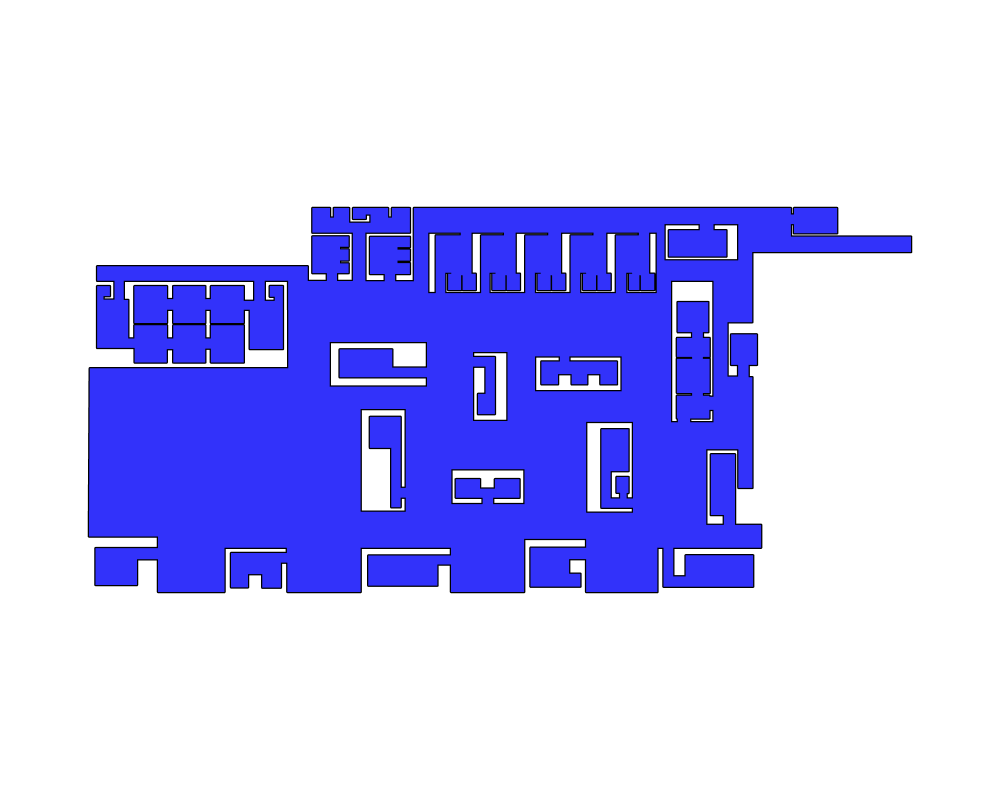

Notebook code for this chart:
### Code cell
Topology.Show(plan_analysis,
              camera=[0,0,5],
              faceColor=[50,50,250],
              faceOpacity=1,
              edgeColor="black",
              edgeWidth=5,
              backgroundColor="white",
              width=1000,
              height=800,
              renderer = renderer)

### Figure 1 — Plotly figure (JSON) as saved in the notebook; plotly's stock layout.template omitted (floating-point values rounded to 4 significant figures; data arrays with more than 128 entries replaced by an {"elided": "..."} marker saying what was removed)
{"data": [{"customdata": {"elided": "464 str values"}, "hoverinfo": "text", "hovertemplate": {"elided": "464 str values"}, "hovertext": {"elided": "464 str values"}, "legendgroup": "1", "legendrank": 1, "marker": {"color": {"elided": "464 str values"}, "line": {"width": 0}, "opacity": 1, "size": {"elided": "464 float values"}, "sizemode": "diameter", "symbol": "circle"}, "mode": "markers", "name": "1: Untitled (Vertices)", "showlegend": false, "text": {"elided": "464 str values"}, "type": "scatter3d", "x": {"elided": "464 float values"}, "y": {"elided": "464 float values"}, "z": {"elided": "464 int values"}}, {"hoverinfo": "text", "legendgroup": "2", "legendrank": 2, "line": {"color": "black", "dash": "solid", "width": 5}, "marker": {"size": 0}, "mode": "lines", "name": "1: Untitled (Edges)", "showlegend": false, "text": "", "type": "scatter3d", "x": {"elided": "1392 float values"}, "y": {"elided": "1392 float values"}, "z": {"elided": "1392 int values"}}, {"cmax": 1, "cmin": 0, "color": "#3232FA", "colorscale": [[0, "#440154"], [0.1111, "#482878"], [0.2222, "#3e4989"], [0.3333, "#31688e"], [0.4444, "#26828e"], [0.5556, "#1f9e89"], [0.6667, "#35b779"], [0.7778, "#6ece58"], [0.8889, "#b5de2b"], [1, "#fde725"]], "flatshading": true, "hoverinfo": "text", "hovertext": "", "i": {"elided": "492 int values"}, "j": {"elided": "492 int values"}, "k": {"elided": "492 int values"}, "legendgroup": "3", "legendrank": 3, "lighting": {"facenormalsepsilon": 0}, "name": "1: Untitled (Faces)", "opacity": 1, "showlegend": false, "showscale": false, "text": "", "type": "mesh3d", "x": {"elided": "464 float values"}, "y": {"elided": "464 float values"}, "z": {"elided": "464 int values"}}], "layout": {"autosize": true, "height": 800, "margin": {"b": 40, "l": 40, "r": 40, "t": 40}, "paper_bgcolor": "#FFFFFF", "plot_bgcolor": "#FFFFFF", "scene": {"aspectmode": "data", "camera": {"center": {"x": 0, "y": 0, "z": 0}, "eye": {"x": 0, "y": 0, "z": 5}, "projection": {"type": "perspective"}, "up": {"x": 0, "y": 1, "z": 0}}, "xaxis": {"visible": false}, "yaxis": {"visible": false}, "zaxis": {"visible": false}}, "showlegend": true, "width": 1000, "xaxis": {"showgrid": false, "visible": false, "zeroline": false}, "yaxis": {"showgrid": false, "visible": false, "zeroline": false}}}
